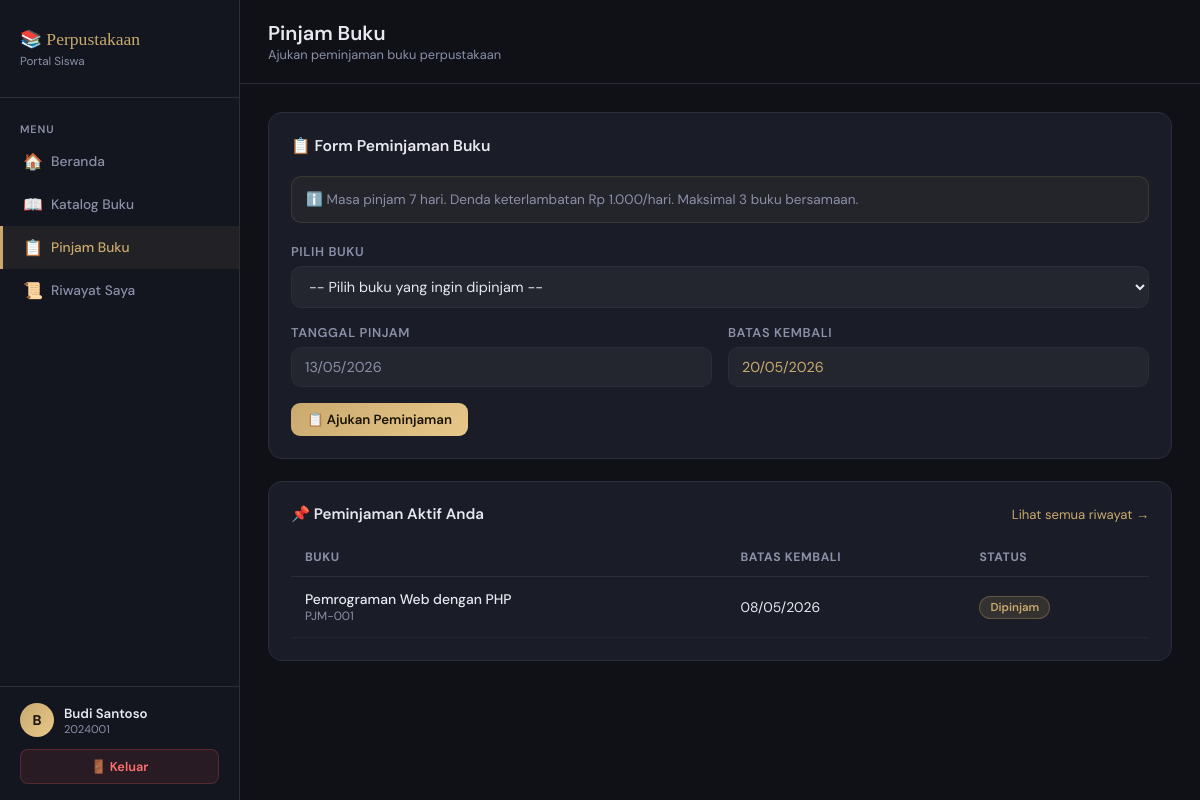
/user/pinjam.php (signed in), run on the app's committed database.
### tables this page shows
CREATE TABLE IF NOT EXISTS anggota (
    id INT AUTO_INCREMENT PRIMARY KEY,
    nis VARCHAR(20) NOT NULL UNIQUE,
    nama VARCHAR(100) NOT NULL,
    kelas VARCHAR(20),
    alamat TEXT,
    telepon VARCHAR(15),
    user_id INT,
    created_at TIMESTAMP DEFAULT CURRENT_TIMESTAMP,
    FOREIGN KEY (user_id) REFERENCES user(id) ON DELETE SET NULL
);

CREATE TABLE IF NOT EXISTS peminjaman (
    id INT AUTO_INCREMENT PRIMARY KEY,
    kode_pinjam VARCHAR(20) NOT NULL UNIQUE,
    anggota_id INT NOT NULL,
    buku_id INT NOT NULL,
    tgl_pinjam DATE NOT NULL,
    tgl_kembali DATE NOT NULL,
    tgl_pengembalian DATE NULL,
    status ENUM('dipinjam','dikembalikan','terlambat') DEFAULT 'dipinjam',
    denda INT DEFAULT 0,
    created_at TIMESTAMP DEFAULT CURRENT_TIMESTAMP,
    FOREIGN KEY (anggota_id) REFERENCES anggota(id),
    FOREIGN KEY (buku_id) REFERENCES buku(id)
);

CREATE TABLE IF NOT EXISTS buku (
    id INT AUTO_INCREMENT PRIMARY KEY,
    kode_buku VARCHAR(20) NOT NULL UNIQUE,
    judul VARCHAR(200) NOT NULL,
    pengarang VARCHAR(100),
    penerbit VARCHAR(100),
    tahun_terbit YEAR,
    kategori VARCHAR(50),
    stok INT DEFAULT 0,
    created_at TIMESTAMP DEFAULT CURRENT_TIMESTAMP
);

### user/pinjam.php (the view, shortened to what this page needs)
<?php
include "../koneksi.php";
include "../includes/navbar_user.php";
$msg = "";
[$msg_type, $msg_text] = $msg ? explode('|', $msg, 2) : ['', ''];
?>
<div class="topbar">
    <div>
        <h1>Pinjam Buku</h1>
        <div class="breadcrumb">Ajukan peminjaman buku perpustakaan</div>
    </div>
</div>
<div class="content">
<div class="card" style="<?= $msg_type=='success'?'border-color:rgba(77,189,116,.3)':'' ?>">
    <h3 style="font-size:.98rem;font-weight:600;margin-bottom:20px;">📋 Form Peminjaman Buku</h3>
    <div style="background:rgba(201,169,110,.06);border:1px solid rgba(201,169,110,.15);border-radius:10px;padding:14px;margin-bottom:20px;font-size:.85rem;color:var(--muted);">
        ℹ️ Masa pinjam 7 hari. Denda keterlambatan Rp 1.000/hari. Maksimal 3 buku bersamaan.
    </div>
    <?php if($anggota_id): ?>
    <form method="POST">
        <div class="form-group">
            <label>Pilih Buku</label>
            <select name="buku_id" required onchange="updateInfo(this)">
                <option value="">-- Pilih buku yang ingin dipinjam --</option>
            </select>
        </div>
        <div class="form-row">
            <div class="form-group">
                <label>Tanggal Pinjam</label>
                <input type="text" value="<?= date('d/m/Y') ?>" disabled style="color:var(--muted);">
            </div>
            <div class="form-group">
                <label>Batas Kembali</label>
                <input type="text" value="<?= date('d/m/Y', strtotime('+7 days')) ?>" disabled style="color:var(--gold);">
            </div>
        </div>
        <button type="submit" name="pinjam" class="btn btn-primary">📋 Ajukan Peminjaman</button>
    </form>
    <?php else: ?>
    <div style="color:#ff7070;font-size:.9rem;">Akun Anda belum terdaftar sebagai anggota. Hubungi admin perpustakaan.</div>
    <?php endif; ?>
</div>
<div class="card">
    <div style="display:flex;justify-content:space-between;align-items:center;margin-bottom:14px;">
        <h3 style="font-size:.95rem;font-weight:600;">📌 Peminjaman Aktif Anda</h3>
        <a href="riwayat.php" style="font-size:.82rem;color:var(--gold);text-decoration:none;">Lihat semua riwayat →</a>
    </div>
    <?php
    $aktif = mysqli_query($conn, "
        SELECT p.*, b.judul, b.kode_buku FROM peminjaman p JOIN buku b ON p.buku_id=b.id
        WHERE p.anggota_id=$anggota_id AND p.status IN ('dipinjam','terlambat') ORDER BY p.tgl_kembali ASC
    ");
    if(mysqli_num_rows($aktif)==0): ?>
    <p style="color:var(--muted);font-size:.88rem;">Tidak ada peminjaman aktif.</p>
    <?php else: ?>
    <table>
        <thead><tr><th>Buku</th><th>Batas Kembali</th><th>Status</th></tr></thead>
        <tbody>
            <?php while($r=mysqli_fetch_assoc($aktif)):?>
            <tr>
                <td>
                    <div style="font-weight:500;"><?= htmlspecialchars($r['judul']) ?></div>
                    <div style="font-size:.75rem;color:var(--muted);"><?= $r['kode_pinjam'] ?></div>
                </td>
                <td><?= date('d/m/Y',strtotime($r['tgl_kembali'])) ?></td>
                <td><?= $r['status']=='terlambat'?'<span class="badge badge-red">Terlambat</span>':'<span class="badge badge-gold">Dipinjam</span>' ?></td>
            </tr>
            <?php endwhile; ?>
        </tbody>
    </table>
    <?php endif; ?>
</div>
</div>
</div>
</body></html>

### includes/navbar_user.php (shortened to what this page needs)
<?php
include_once "../koneksi.php";
$user_id = (int)$_SESSION['id'];
$anggota_data = mysqli_fetch_assoc(mysqli_query($conn, "SELECT * FROM anggota WHERE user_id=$user_id"));
$anggota_id   = $anggota_data['id'] ?? 0;
$current = basename($_SERVER['PHP_SELF']);
?>
<!DOCTYPE html>
<html lang="id">
<head>
</head>
<body>
<div class="sidebar">
    <div class="sidebar-logo">
        <div class="logo-text">📚 Perpustakaan</div>
        <div class="logo-sub">Portal Siswa</div>
    </div>
    <nav class="sidebar-nav">
        <div class="nav-section">Menu</div>
        <a href="dashboard.php" class="nav-item <?= $current=='dashboard.php'?'active':'' ?>">
            <span class="icon">🏠</span> Beranda
        </a>
        <a href="katalog.php" class="nav-item <?= $current=='katalog.php'?'active':'' ?>">
            <span class="icon">📖</span> Katalog Buku
        </a>
        <a href="pinjam.php" class="nav-item <?= $current=='pinjam.php'?'active':'' ?>">
            <span class="icon">📋</span> Pinjam Buku
        </a>
        <a href="riwayat.php" class="nav-item <?= $current=='riwayat.php'?'active':'' ?>">
            <span class="icon">📜</span> Riwayat Saya
        </a>
    </nav>
    <div class="sidebar-footer">
        <div class="user-info">
            <div class="user-avatar"><?= strtoupper(substr($_SESSION['nama'], 0, 1)) ?></div>
            <div>
                <div class="user-name"><?= htmlspecialchars($_SESSION['nama']) ?></div>
                <div class="user-level"><?= $anggota_data['nis'] ?? 'Siswa' ?></div>
            </div>
        </div>
        <a href="../logout.php" class="btn-logout">🚪 Keluar</a>
    </div>
</div>
<div class="main">

### includes/navbar_user.php (style rules this page uses)
:root { --bg:#0f1117;--sidebar:#13161f;--card:#1a1d27;--border:#2a2d3a;--gold:#c9a96e;--gold-light:#e8c88a;--text:#e8e8f0;--muted:#8b8fa8;--success:#4dbd74; }
* { margin:0;padding:0;box-sizing:border-box; }
body { font-family:'DM Sans',sans-serif;background:var(--bg);color:var(--text);display:flex;min-height:100vh; }
.sidebar { width:240px;background:var(--sidebar);border-right:1px solid var(--border);display:flex;flex-direction:column;position:fixed;top:0;left:0;height:100vh; }
.sidebar-logo { padding:28px 20px;border-bottom:1px solid var(--border); }
.logo-text { font-family:'Playfair Display',serif;font-size:1.1rem;color:var(--gold);line-height:1.3; }
.logo-sub { font-size:.73rem;color:var(--muted);margin-top:2px; }
.sidebar-nav { flex:1;padding:16px 0; }
.nav-section { padding:8px 20px 4px;font-size:.68rem;font-weight:600;color:var(--muted);text-transform:uppercase;letter-spacing:.08em; }
.nav-item { display:flex;align-items:center;gap:10px;padding:11px 20px;color:var(--muted);text-decoration:none;font-size:.86rem;font-weight:500;transition:all .15s;border-left:3px solid transparent; }
.nav-item.active { color:var(--gold);background:rgba(201,169,110,.08);border-left-color:var(--gold); }
.icon { font-size:1rem;width:18px;text-align:center; }
.sidebar-footer { padding:16px 20px;border-top:1px solid var(--border); }
.user-avatar { width:34px;height:34px;background:linear-gradient(135deg,var(--gold),var(--gold-light));border-radius:50%;display:flex;align-items:center;justify-content:center;font-weight:700;font-size:.88rem;color:#1a1400;flex-shrink:0; }
.user-info { display:flex;align-items:center;gap:10px; }
.user-name { font-size:.83rem;font-weight:600; }
.user-level { font-size:.7rem;color:var(--muted); }
.btn-logout { display:block;margin-top:12px;text-align:center;background:rgba(224,85,85,.1);border:1px solid rgba(224,85,85,.25);color:#ff7070;padding:8px;border-radius:8px;text-decoration:none;font-size:.8rem;font-weight:600;transition:all .2s; }
.main { margin-left:240px;flex:1;display:flex;flex-direction:column; }
.topbar { padding:20px 28px;border-bottom:1px solid var(--border);background:var(--bg);display:flex;align-items:center;justify-content:space-between; }
.topbar h1 { font-size:1.25rem;font-weight:600; }
.topbar .breadcrumb { font-size:.8rem;color:var(--muted); }
.content { padding:28px;flex:1; }
.card { background:var(--card);border:1px solid var(--border);border-radius:14px;padding:22px;margin-bottom:22px; }
table { width:100%;border-collapse:collapse; }
thead th { text-align:left;padding:11px 14px;font-size:.76rem;color:var(--muted);text-transform:uppercase;letter-spacing:.05em;border-bottom:1px solid var(--border); }
tbody td { padding:13px 14px;font-size:.87rem;border-bottom:1px solid rgba(255,255,255,.04); }
.badge { display:inline-block;padding:3px 10px;border-radius:20px;font-size:.72rem;font-weight:600; }
.badge-gold { background:rgba(201,169,110,.15);color:var(--gold);border:1px solid rgba(201,169,110,.3); }
.btn { display:inline-block;padding:8px 16px;border-radius:9px;font-size:.83rem;font-weight:600;text-decoration:none;border:none;cursor:pointer;font-family:'DM Sans',sans-serif;transition:all .2s; }
.btn-primary { background:linear-gradient(135deg,var(--gold),var(--gold-light));color:#1a1400; }
.form-group { margin-bottom:16px; }
.form-group label { display:block;font-size:.8rem;font-weight:600;color:var(--muted);margin-bottom:6px;text-transform:uppercase;letter-spacing:.05em; }
.form-group select,.form-group input { width:100%;background:rgba(255,255,255,.04);border:1px solid var(--border);border-radius:10px;padding:10px 13px;color:var(--text);font-size:.9rem;font-family:'DM Sans',sans-serif;outline:none;transition:all .2s; }
.form-group select option { background:var(--card); }
.form-row { display:grid;grid-template-columns:1fr 1fr;gap:16px; }

### data on the page
anggota: nis "2024001"
peminjaman: buku.judul "Pemrograman Web dengan PHP", kode_pinjam "PJM-001", tgl_kembali "08/05/2026", status "Dipinjam"

### other printed values
substr($_SESSION['nama'], 0, 1) "B"
$_SESSION['nama'] "Budi Santoso"
